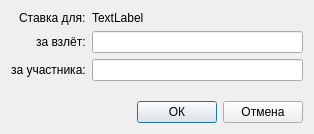
<?xml version="1.0" encoding="UTF-8"?>
<ui version="4.0">
 <class>FormSpecPrice</class>
 <widget class="QDialog" name="FormSpecPrice">
  <property name="geometry">
   <rect>
    <x>0</x>
    <y>0</y>
    <width>314</width>
    <height>134</height>
   </rect>
  </property>
  <property name="windowTitle">
   <string>Изменение ставки для персонала</string>
  </property>
  <layout class="QVBoxLayout" name="verticalLayout">
   <item>
    <layout class="QFormLayout" name="formLayout">
     <property name="labelAlignment">
      <set>Qt::AlignRight|Qt::AlignTrailing|Qt::AlignVCenter</set>
     </property>
     <item row="0" column="0">
      <widget class="QLabel" name="labFor">
       <property name="text">
        <string>Ставка для:</string>
       </property>
      </widget>
     </item>
     <item row="0" column="1">
      <widget class="QLabel" name="labForVal">
       <property name="text">
        <string>TextLabel</string>
       </property>
      </widget>
     </item>
     <item row="1" column="0">
      <widget class="QLabel" name="labFly">
       <property name="text">
        <string>за взлёт:</string>
       </property>
      </widget>
     </item>
     <item row="1" column="1">
      <widget class="QLineEdit" name="leFly">
       <property name="maxLength">
        <number>10</number>
       </property>
      </widget>
     </item>
     <item row="2" column="0">
      <widget class="QLabel" name="labPers">
       <property name="text">
        <string>за участника:</string>
       </property>
      </widget>
     </item>
     <item row="2" column="1">
      <widget class="QLineEdit" name="lePers"/>
     </item>
    </layout>
   </item>
   <item>
    <spacer name="verticalSpacer">
     <property name="orientation">
      <enum>Qt::Vertical</enum>
     </property>
     <property name="sizeHint" stdset="0">
      <size>
       <width>20</width>
       <height>40</height>
      </size>
     </property>
    </spacer>
   </item>
   <item>
    <layout class="QHBoxLayout" name="horizontalLayout">
     <item>
      <spacer name="horizontalSpacer">
       <property name="orientation">
        <enum>Qt::Horizontal</enum>
       </property>
       <property name="sizeHint" stdset="0">
        <size>
         <width>40</width>
         <height>20</height>
        </size>
       </property>
      </spacer>
     </item>
     <item>
      <widget class="QPushButton" name="btnOk">
       <property name="text">
        <string>ОК</string>
       </property>
       <property name="default">
        <bool>true</bool>
       </property>
      </widget>
     </item>
     <item>
      <widget class="QPushButton" name="btnCancel">
       <property name="text">
        <string>Отмена</string>
       </property>
       <property name="autoDefault">
        <bool>false</bool>
       </property>
      </widget>
     </item>
    </layout>
   </item>
  </layout>
 </widget>
 <resources/>
 <connections/>
</ui>
